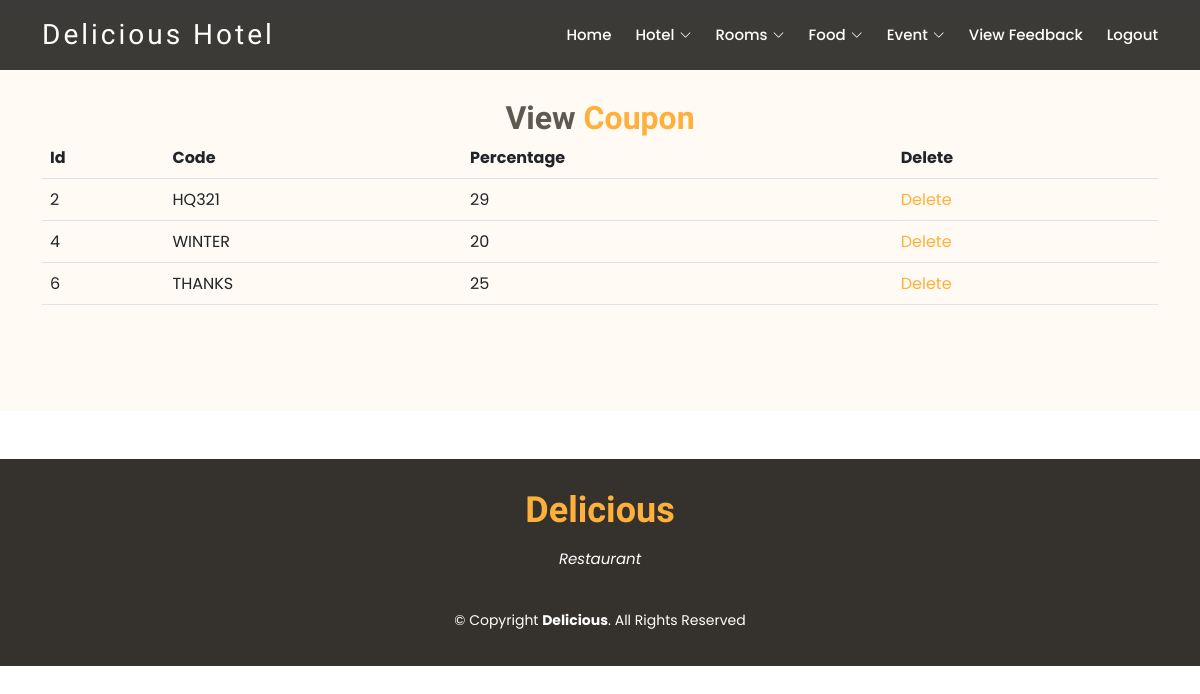
/ViewCoupon.php, run on the app's committed database.
### tables this page shows
CREATE TABLE `coupon` (
  `cid` int(11) NOT NULL,
  `code` varchar(60) NOT NULL,
  `percentage` int(11) NOT NULL
);

### ViewCoupon.php (the view, shortened to what this page needs)
<html>
<head>
  <link href=" assets/vendor/animate.css/animate.min.css  " rel="stylesheet">
  <link href=" assets/vendor/bootstrap/css/bootstrap.min.css  " rel="stylesheet">
  <link href=" assets/vendor/bootstrap-icons/bootstrap-icons.css  " rel="stylesheet">
  <link href=" assets/vendor/boxicons/css/boxicons.min.css  " rel="stylesheet">
  <link href=" assets/vendor/glightbox/css/glightbox.min.css  " rel="stylesheet">
  <link href=" assets/vendor/swiper/swiper-bundle.min.css  " rel="stylesheet">
  <link href=" assets/css/style.css  " rel="stylesheet">
</head>
<body>
    <header id="header" class="fixed-top d-flex align-items-center header-transparent">
        <div class="container-fluid container-xl d-flex align-items-center justify-content-between">
          <div class="logo me-auto">
            <h1><a href="index2.html">Delicious Hotel</a></h1>
          </div>
          <?php
             require_once "adminmenu.php";
          ?>
        </div>
      </header>
      <main id="main">
      <br>
      <section id="about" class="about">
  <?php
       require_once "connect.php";
       $sql = "SELECT *FROM coupon";
        $stmt = $conn->prepare($sql);
        $stmt->execute();
        $result = $stmt->get_result();
?>
    <div class="container">
      <div class="section-title">
        <h2>View <span>Coupon</span></h2>
           <table class="table table-border" >
            <tr>
                <th>Id</th>
                <th>Code</th>
                <th>Percentage</th>
                <th>Delete</th>
            </tr>
        <?php
     if ($result->num_rows > 0) {
    while ($row = $result->fetch_array()) {
        ?>
        <tr>
            <td><?php echo $row[0]; ?></td>
            <td><?php echo $row[1]; ?></td>
            <td><?php echo $row[2]; ?></td>
            <td><a href='deleteCoupon.php?id=<?php echo $row[0]; ?>'>Delete</a></td>
        </tr>
<?php
    }
}
   ?>
            </table>
         </div>
    </div>
  </section>
  <div style="clear:both">
           <br><br>
    </div>
</main>
       <footer id="footer">
        <div class="container">
          <h3>Delicious</h3>
           <p>Restaurant</p>
          <div class="copyright">
            &copy; Copyright <strong><span>Delicious</span></strong>. All Rights Reserved
          </div>
        </div>
      </footer>
</body>
</html>

### assets/css/style.css (style rules this page uses)
body { font-family: "Poppins", sans-serif; color: #444444; }
a { text-decoration: none; color: #ffb03b; }
h1, h2, h3, h4, h5, h6 { font-family: "Satisfy", sans-serif; }
#header { top: 0px; height: 70px; z-index: 997; transition: all 0.5s; padding: 10px 0; background: rgba(26, 24, 22, 0.85); }
#header.header-transparent { background: rgba(26, 24, 22, 0.85); }
#header .logo h1 { font-size: 28px; margin: 0; line-height: 1; font-weight: 400; letter-spacing: 3px; }
#header .logo h1 a, #header .logo h1 a:hover { color: #fff; text-decoration: none; }
section { padding: 60px 0; }
.section-title { text-align: center; padding-bottom: 30px; }
.section-title h2 { margin: 15px 0 0 0; font-size: 32px; font-weight: 700; color: #5f5950; }
.section-title h2 span { color: #ffb03b; }
.about { background: #fffaf3; }
#footer { background: #35322d; color: #fff; font-size: 14px; text-align: center; padding: 30px 0; }
#footer h3 { font-size: 36px; font-weight: 700; color: #ffb03b; position: relative; padding: 0; margin: 0 0 15px 0; }
#footer p { font-size: 15; font-style: italic; padding: 0; margin: 0 0 40px 0; }
#footer .copyright { margin: 0 0 5px 0; }

### data on the page
coupon: cid "2", code "HQ321", percentage "29"
coupon: cid "4", code "WINTER", percentage "20"
coupon: cid "6", code "THANKS", percentage "25"
